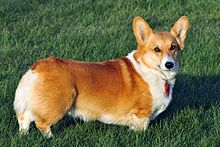
#> input picture example/old_img.jpg, 220 x 147 px
$ python -i Geomethat.py   (imports and definitions only)
#> lines starting #> are read from the running program, lines starting #| are printed output that depends on the picture
#> further down, picture is the input picture: PIL image 220x147 RGB; mean R, G, B 106.5, 106.7, 71.7
import random
from PIL import Image, ImageDraw, ImageChops, ImageStat

def geometrize_accurate(image:Image, shapes:int = 5000, sides:int = 3):
#> called with shapes = 5000, sides = 3
    image.convert('RGBA')
    if shapes <= 0 or sides < 3:
        raise ValueError('Please resize your attribute(s)')
    dominant_img = image.copy()
    dominant_img.resize((1,1))
    dominant_color = dominant_img.getpixel((0,0))
#> dominant_color = (51, 83, 60)
    new_image = Image.new(
        mode='RGBA',
        size=[image.width,image.height],
        color=dominant_color
    )
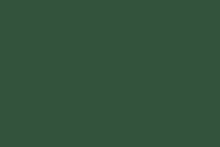
#> new_image: PIL image 220x147 RGBA; mean R, G, B, A 51, 83, 60, 255
    for _ in range(shapes):
        best_scores = 0.0
        radius = 1
        good_image = Image.new(mode='RGBA',size=[image.width,image.height],color=dominant_color)
        for _ in range(5):
            test_image = new_image.copy()
            random_x_pos = random.randint(1,image.width-1)
            random_y_pos = random.randint(1,image.height-1)
            color = image.getpixel(
                (random_x_pos, random_y_pos)
            )
            draw = ImageDraw.Draw(test_image)
            draw.regular_polygon(
                bounding_circle=[random_x_pos,random_y_pos,radius],
                fill=color,
                n_sides=sides
            )
            diff_img = ImageChops.difference(image, test_image)
            stat = ImageStat.Stat(diff_img)
            image_accuracy = 100 - (sum(stat.mean) / (len(stat.mean) * 255) * 100)
            radius+=5
            if image_accuracy > best_scores:
                best_scores = image_accuracy
                good_image = test_image
        new_image = good_image
    return new_image

def geometrize_fast(image:Image, shapes:int = 15000, sides:int = 3):
    image.convert('RGBA')
    if shapes <= 0 or sides < 3:
        raise ValueError('Please resize your attribute(s)')
    dominant_img = image.copy()
    dominant_img.resize((1,1))
    dominant_color = dominant_img.getpixel((0,0))
    new_image = Image.new(
        mode='RGBA',
        size=[image.width,image.height],
        color=dominant_color)
    for _ in range(shapes):
        radius = 10
        test_image = new_image.copy()
        random_x_pos = random.randint(1,image.width-1)
        random_y_pos = random.randint(1,image.height-1)
        color = image.getpixel((random_x_pos, random_y_pos))
        draw = ImageDraw.Draw(test_image)
        draw.regular_polygon(
            bounding_circle=[random_x_pos,random_y_pos,radius],
            fill=color,
            n_sides=sides
        )
        new_image = test_image
    return new_image

>>> from PIL import Image
>>> picture = Image.open('../example/old_img.jpg')
#> (the run stopped early here; a loop or call above may not have finished)
